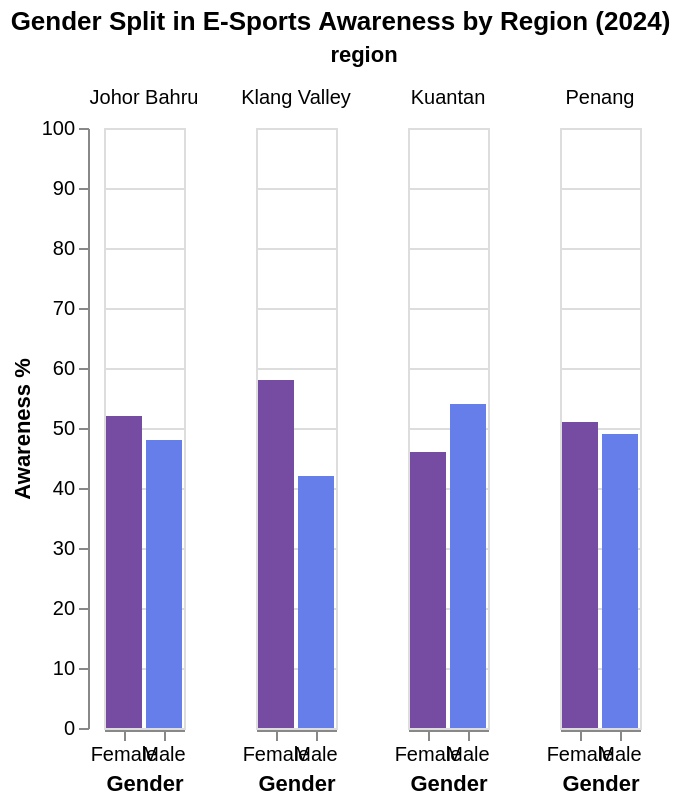

Specify this chart in Vega-Lite:
### Vega-Lite specification from a JSON file in a GitHub repository (floating-point values rounded to 4 significant figures)
{"$schema": "https://vega.github.io/schema/vega-lite/v5.json", "title": "Gender Split in E-Sports Awareness by Region (2024)", "data": {"values": [{"region": "Klang Valley", "gender": "Male", "awareness": 42}, {"region": "Klang Valley", "gender": "Female", "awareness": 58}, {"region": "Johor Bahru", "gender": "Male", "awareness": 48}, {"region": "Johor Bahru", "gender": "Female", "awareness": 52}, {"region": "Penang", "gender": "Male", "awareness": 49}, {"region": "Penang", "gender": "Female", "awareness": 51}, {"region": "Kuantan", "gender": "Male", "awareness": 54}, {"region": "Kuantan", "gender": "Female", "awareness": 46}]}, "width": 150, "height": 150, "facet": {"field": "region", "type": "nominal", "columns": 2}, "spec": {"mark": "bar", "encoding": {"x": {"field": "gender", "type": "nominal", "title": "Gender", "axis": {"labelAngle": 0}}, "y": {"field": "awareness", "type": "quantitative", "title": "Awareness %", "scale": {"domain": [0, 100]}}, "color": {"field": "gender", "type": "nominal", "scale": {"domain": ["Male", "Female"], "range": ["#667eea", "#764ba2"]}, "legend": false}, "tooltip": [{"field": "region", "type": "nominal", "title": "Region"}, {"field": "gender", "type": "nominal", "title": "Gender"}, {"field": "awareness", "type": "quantitative", "title": "Awareness %"}]}}}
